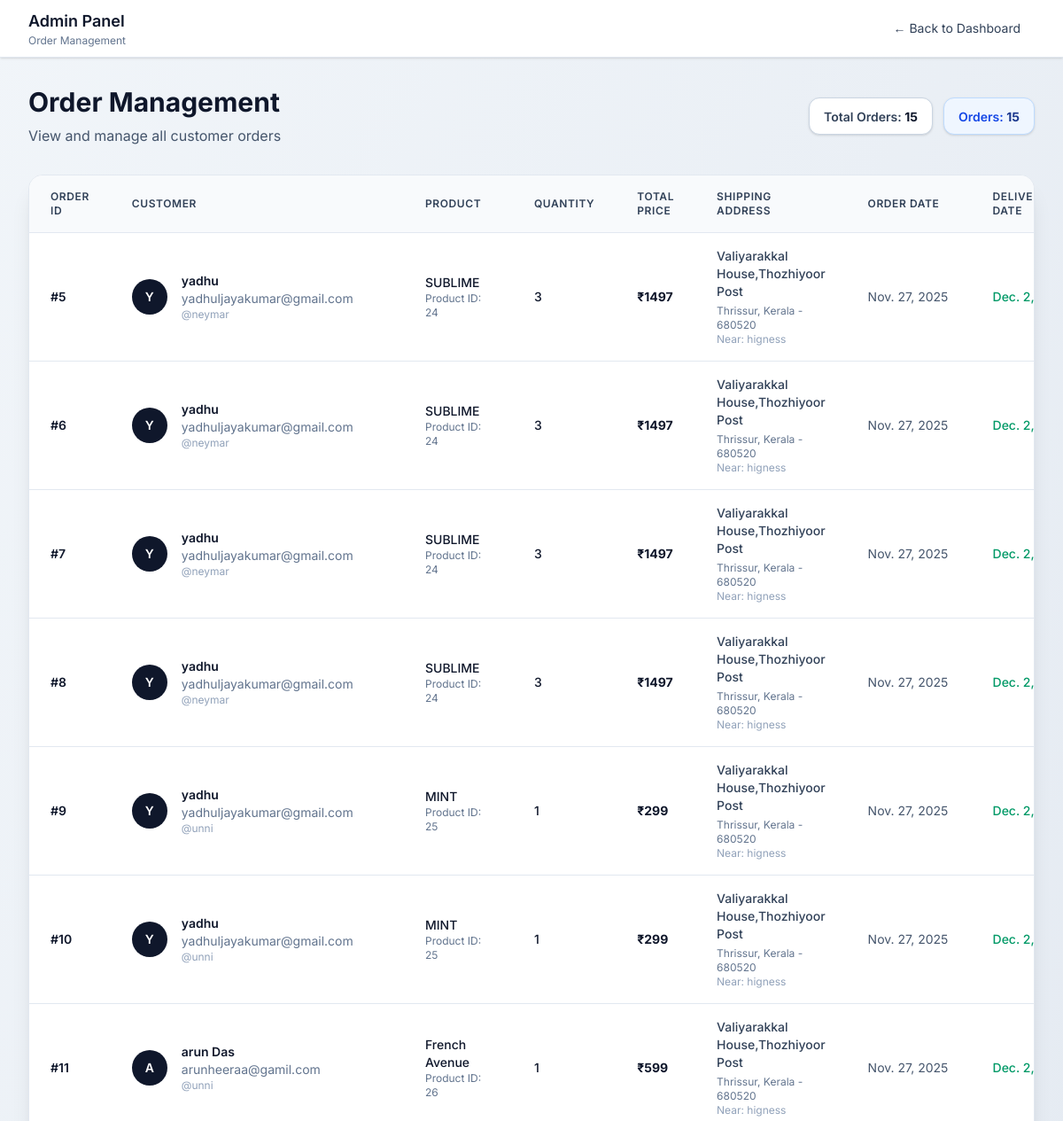
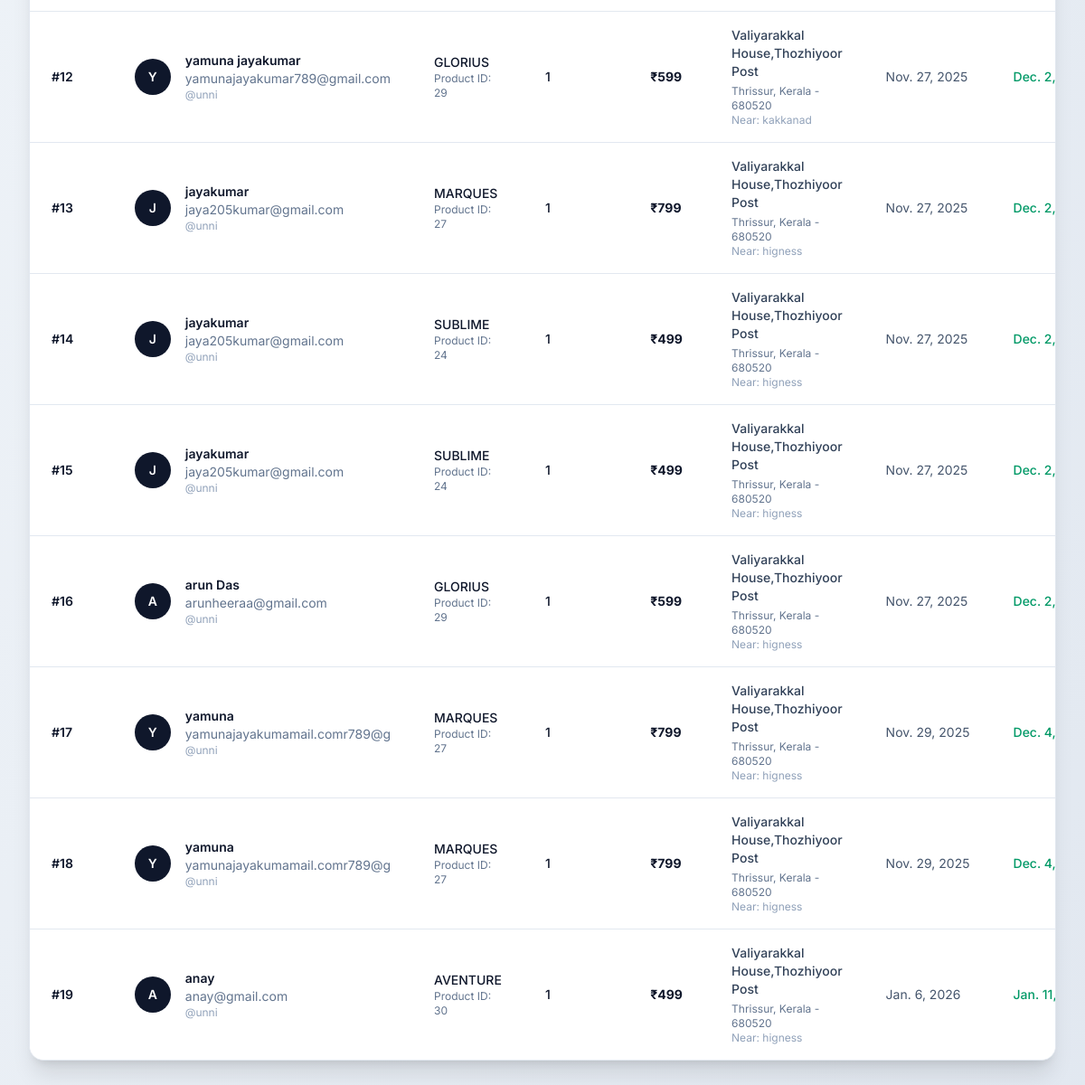
The app's page /adminpage/dashboard/orders/ with its own data (2 pictures, top to bottom).
### app/models.py (models this page shows)
class Order(models.Model):
    user         = models.ForeignKey(User, on_delete=models.CASCADE, related_name="orders")
    full_name    = models.CharField(max_length=255)
    email        = models.EmailField()
    gender       = models.TextField(max_length=50, blank=True, null=True)    # if you really need gender
    state        = models.CharField(max_length=100)
    district     = models.CharField(max_length=100)
    address      = models.TextField()
    pincode      = models.CharField(max_length=20)
    landmark     = models.CharField(max_length=255, blank=True, null=True)
    order_date   = models.TextField()
    delivered_date = models.TextField(blank=True, null=True)
    totalprice=models.IntegerField(blank=True,null=True)
    product_id=models.IntegerField()
    product_name=models.TextField()
    quantity=models.IntegerField()
    img=models.FileField()

### app/views.py (the view)
# urls.py: path("adminpage/dashboard/orders/", views.allorder,name='orders'),
def allorder(request):
    orders=Order.objects.all()
    return render(request,'orderss.html',{"orders":orders})

### templates/orderss.html (shortened to what this page needs)
<!DOCTYPE html>
<html lang="en">
<head>
    <script src="https://cdn.jsdelivr.net/npm/@tailwindcss/browser@4"></script>
</head>
<body class="bg-gradient-to-br from-slate-100 to-slate-200 min-h-screen font-[Inter]">
    <header class="bg-white shadow-sm border-b border-slate-200">
        <div class="max-w-7xl mx-auto px-4 sm:px-6 lg:px-8">
            <div class="flex items-center justify-between h-16">
                <div class="flex items-center gap-3">
                    <div>
                        <h1 class="text-lg font-semibold text-slate-900">Admin Panel</h1>
                        <p class="text-xs text-slate-500">Order Management</p>
                    </div>
                </div>
                <a href="/adminpage/dashboard/" class="px-4 py-2 text-sm text-slate-700 hover:text-slate-900 hover:bg-slate-100 rounded-lg transition">
                    ← Back to Dashboard
                </a>
            </div>
        </div>
    </header>
    <main class="w-full mx-auto px-4 sm:px-6 lg:px-8 py-8">
        <div class="mb-8 flex items-center justify-between flex-wrap gap-4">
            <div>
                <h2 class="text-3xl font-bold text-slate-900 mb-2">Order Management</h2>
                <p class="text-slate-600">View and manage all customer orders</p>
            </div>
            <div class="flex gap-3">
                <div class="px-4 py-2 bg-white rounded-xl border border-slate-300 shadow-sm">
                    <span class="text-sm font-semibold text-slate-700">Total Orders: </span>
                    <span class="text-sm font-bold text-slate-900">{{ orders|length }}</span>
                </div>
                <div class="px-4 py-2 bg-blue-50 rounded-xl border border-blue-200 shadow-sm">
                    <span class="text-sm font-semibold text-blue-700">Orders: </span>
                    <span class="text-sm font-bold text-blue-900">{{ orders|length }}</span>
                </div>
            </div>
        </div>
        <div class="bg-white rounded-2xl shadow-xl border border-slate-200 overflow-hidden">
            <div class="overflow-x-auto">
                <table class="min-w-full divide-y divide-slate-200">
                    <thead class="bg-slate-50">
                        <tr>
                            <th scope="col" class="px-6 py-4 text-left text-xs font-semibold text-slate-700 uppercase tracking-wider">
                                Order ID
                            </th>
                            <th scope="col" class="px-6 py-4 text-left text-xs font-semibold text-slate-700 uppercase tracking-wider">
                                Customer
                            </th>
                            <th scope="col" class="px-6 py-4 text-left text-xs font-semibold text-slate-700 uppercase tracking-wider">
                                Product
                            </th>
                            <th scope="col" class="px-6 py-4 text-left text-xs font-semibold text-slate-700 uppercase tracking-wider">
                                Quantity
                            </th>
                            <th scope="col" class="px-6 py-4 text-left text-xs font-semibold text-slate-700 uppercase tracking-wider">
                                Total Price
                            </th>
                            <th scope="col" class="px-6 py-4 text-left text-xs font-semibold text-slate-700 uppercase tracking-wider">
                                Shipping Address
                            </th>
                            <th scope="col" class="px-6 py-4 text-left text-xs font-semibold text-slate-700 uppercase tracking-wider">
                                Order Date
                            </th>
                            <th scope="col" class="px-6 py-4 text-left text-xs font-semibold text-slate-700 uppercase tracking-wider">
                                Delivery Date
                            </th>
                        </tr>
                    </thead>
                    <tbody class="bg-white divide-y divide-slate-200">
                        {% for order in orders %}
                        <tr class="hover:bg-slate-50 transition">
                            <td class="px-6 py-4 whitespace-nowrap">
                                <div class="text-sm font-semibold text-slate-900">#{{ order.id }}</div>
                            </td>
                            <td class="px-6 py-4">
                                <div class="flex items-center">
                                    <div class="h-10 w-10 rounded-full bg-slate-900 text-white flex items-center justify-center font-semibold text-sm">
                                        {{ order.full_name|first|upper }}
                                    </div>
                                    <div class="ml-4">
                                        <div class="text-sm font-semibold text-slate-900">{{ order.full_name }}</div>
                                        <div class="text-sm text-slate-500">{{ order.email }}</div>
                                        <div class="text-xs text-slate-400">@{{ order.user.username }}</div>
                                    </div>
                                </div>
                            </td>
                            <td class="px-6 py-4">
                                <div class="text-sm font-medium text-slate-900">{{ order.product_name }}</div>
                                <div class="text-xs text-slate-500">Product ID: {{ order.product_id }}</div>
                            </td>
                            <td class="px-6 py-4 whitespace-nowrap">
                                <div class="text-sm text-slate-900 font-medium">{{ order.quantity }}</div>
                            </td>
                            <td class="px-6 py-4 whitespace-nowrap">
                                <div class="text-sm font-bold text-slate-900">₹{{ order.totalprice }}</div>
                            </td>
                            <td class="px-6 py-4">
                                <div class="text-sm text-slate-700">
                                    <div class="font-medium">{{ order.address }}</div>
                                    <div class="text-xs text-slate-500 mt-1">
                                        {{ order.district }}, {{ order.state }} - {{ order.pincode }}
                                    </div>
                                    {% if order.landmark %}
                                    <div class="text-xs text-slate-400">Near: {{ order.landmark }}</div>
                                    {% endif %}
                                </div>
                            </td>
                            <td class="px-6 py-4 whitespace-nowrap">
                                <div class="text-sm text-slate-600">{{ order.order_date }}</div>
                            </td>
                            <td class="px-6 py-4 whitespace-nowrap">
                                {% if order.delivered_date %}
                                    <div class="text-sm text-emerald-600 font-medium">{{ order.delivered_date }}</div>
                                {% else %}
                                    <div class="text-sm text-slate-400">—</div>
                                {% endif %}
                            </td>
                        </tr>
                        {% endfor %}
                    </tbody>
                </table>
            </div>
        </div>
    </main>
</body>
</html>

### records on screen
Order: id "5", full_name|first "Y", full_name "yadhu", email "yadhuljayakumar@gmail.com", user.username "neymar", product_name "SUBLIME", product_id "24", quantity "3", totalprice "1497", address "Valiyarakkal House,Thozhiyoor Post", district "Thrissur", state "Kerala", pincode "680520", landmark "higness", order_date "Nov. 27, 2025", delivered_date "Dec. 2,…"
Order: id "6", full_name|first "Y", full_name "yadhu", email "yadhuljayakumar@gmail.com", user.username "neymar", product_name "SUBLIME", product_id "24", quantity "3", totalprice "1497", address "Valiyarakkal House,Thozhiyoor Post", district "Thrissur", state "Kerala", pincode "680520", landmark "higness", order_date "Nov. 27, 2025", delivered_date "Dec. 2,…"
Order: id "7", full_name|first "Y", full_name "yadhu", email "yadhuljayakumar@gmail.com", user.username "neymar", product_name "SUBLIME", product_id "24", quantity "3", totalprice "1497", address "Valiyarakkal House,Thozhiyoor Post", district "Thrissur", state "Kerala", pincode "680520", landmark "higness", order_date "Nov. 27, 2025", delivered_date "Dec. 2,…"
Order: id "8", full_name|first "Y", full_name "yadhu", email "yadhuljayakumar@gmail.com", user.username "neymar", product_name "SUBLIME", product_id "24", quantity "3", totalprice "1497", address "Valiyarakkal House,Thozhiyoor Post", district "Thrissur", state "Kerala", pincode "680520", landmark "higness", order_date "Nov. 27, 2025", delivered_date "Dec. 2,…"
Order: id "9", full_name|first "Y", full_name "yadhu", email "yadhuljayakumar@gmail.com", user.username "unni", product_name "MINT", product_id "25", quantity "1", totalprice "299", address "Valiyarakkal House,Thozhiyoor Post", district "Thrissur", state "Kerala", pincode "680520", landmark "higness", order_date "Nov. 27, 2025", delivered_date "Dec. 2,…"
Order: id "10", full_name|first "Y", full_name "yadhu", email "yadhuljayakumar@gmail.com", user.username "unni", product_name "MINT", product_id "25", quantity "1", totalprice "299", address "Valiyarakkal House,Thozhiyoor Post", district "Thrissur", state "Kerala", pincode "680520", landmark "higness", order_date "Nov. 27, 2025", delivered_date "Dec. 2,…"
Order: id "11", full_name|first "A", full_name "arun Das", email "arunheeraa@gamil.com", user.username "unni", product_name "French Avenue", product_id "26", quantity "1", totalprice "599", address "Valiyarakkal House,Thozhiyoor Post", district "Thrissur", state "Kerala", pincode "680520", landmark "higness", order_date "Nov. 27, 2025", delivered_date "Dec. 2,…"
Order: id "12", full_name|first "Y", full_name "yamuna jayakumar", email "yamunajayakumar789@gmail.com", user.username "unni", product_name "GLORIUS", product_id "29", quantity "1", totalprice "599", address "Valiyarakkal House,Thozhiyoor Post", district "Thrissur", state "Kerala", pincode "680520", landmark "kakkanad", order_date "Nov. 27, 2025", delivered_date "Dec. 2,…"
Order: id "13", full_name|first "J", full_name "jayakumar", email "jaya205kumar@gmail.com", user.username "unni", product_name "MARQUES", product_id "27", quantity "1", totalprice "799", address "Valiyarakkal House,Thozhiyoor Post", district "Thrissur", state "Kerala", pincode "680520", landmark "higness", order_date "Nov. 27, 2025", delivered_date "Dec. 2,…"
Order: id "14", full_name|first "J", full_name "jayakumar", email "jaya205kumar@gmail.com", user.username "unni", product_name "SUBLIME", product_id "24", quantity "1", totalprice "499", address "Valiyarakkal House,Thozhiyoor Post", district "Thrissur", state "Kerala", pincode "680520", landmark "higness", order_date "Nov. 27, 2025", delivered_date "Dec. 2,…"
Order: id "15", full_name|first "J", full_name "jayakumar", email "jaya205kumar@gmail.com", user.username "unni", product_name "SUBLIME", product_id "24", quantity "1", totalprice "499", address "Valiyarakkal House,Thozhiyoor Post", district "Thrissur", state "Kerala", pincode "680520", landmark "higness", order_date "Nov. 27, 2025", delivered_date "Dec. 2,…"
Order: id "16", full_name|first "A", full_name "arun Das", email "arunheeraa@gmail.com", user.username "unni", product_name "GLORIUS", product_id "29", quantity "1", totalprice "599", address "Valiyarakkal House,Thozhiyoor Post", district "Thrissur", state "Kerala", pincode "680520", landmark "higness", order_date "Nov. 27, 2025", delivered_date "Dec. 2,…"
Order: id "17", full_name|first "Y", full_name "yamuna", email "yamunajayakumamail.comr789@g", user.username "unni", product_name "MARQUES", product_id "27", quantity "1", totalprice "799", address "Valiyarakkal House,Thozhiyoor Post", district "Thrissur", state "Kerala", pincode "680520", landmark "higness", order_date "Nov. 29, 2025", delivered_date "Dec. 4,…"
Order: id "18", full_name|first "Y", full_name "yamuna", email "yamunajayakumamail.comr789@g", user.username "unni", product_name "MARQUES", product_id "27", quantity "1", totalprice "799", address "Valiyarakkal House,Thozhiyoor Post", district "Thrissur", state "Kerala", pincode "680520", landmark "higness", order_date "Nov. 29, 2025", delivered_date "Dec. 4,…"
Order: id "19", full_name|first "A", full_name "anay", email "anay@gmail.com", user.username "unni", product_name "AVENTURE", product_id "30", quantity "1", totalprice "499", address "Valiyarakkal House,Thozhiyoor Post", district "Thrissur", state "Kerala", pincode "680520", landmark "higness", order_date "Jan. 6, 2026", delivered_date "Jan.…"

### other values on screen
{{ orders|length }} "15"
